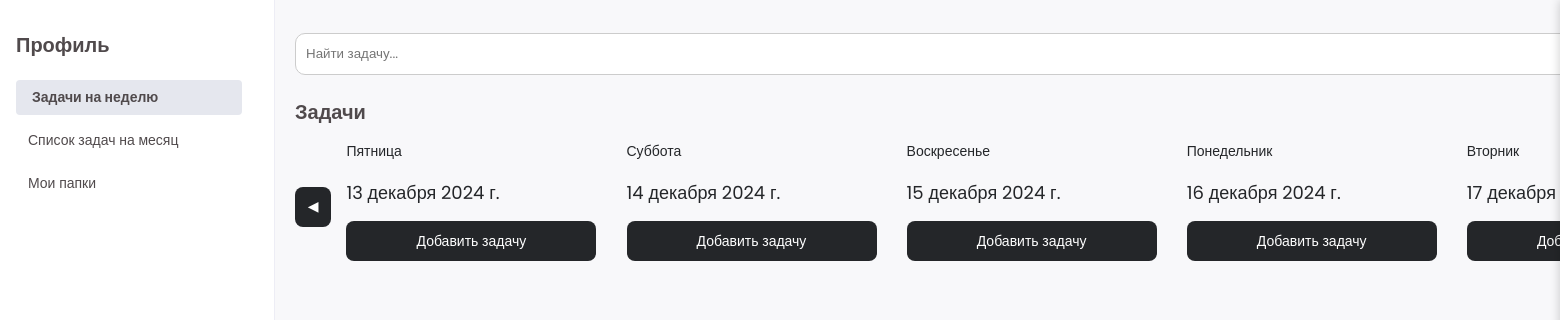
/, run on an earlier commit of the app's database.
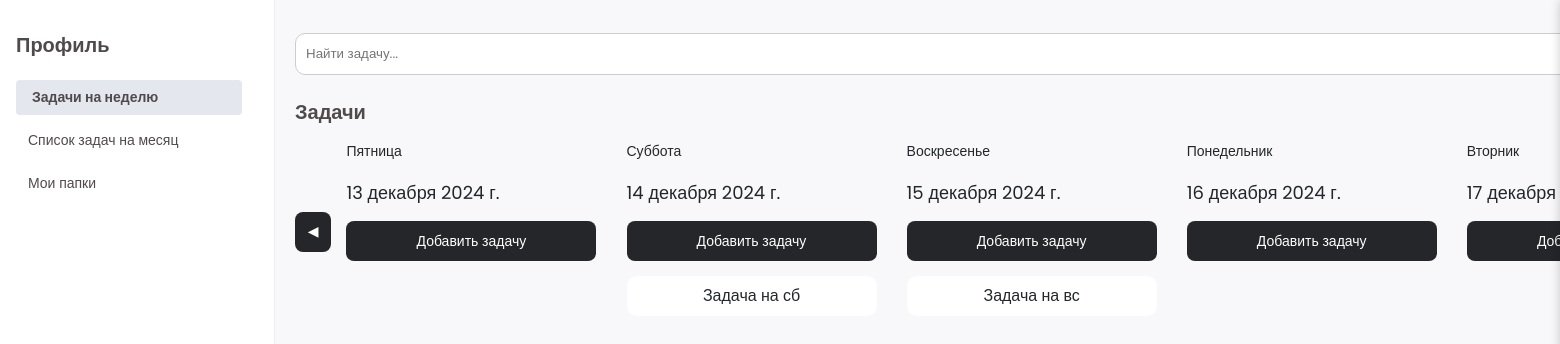
And on a later commit of the database.
### tasks/models.py (models this page shows, shortened)
class Tasks(models.Model):
    user = models.ForeignKey(User, on_delete=models.CASCADE)
    title = models.CharField(max_length=150)
    full_text = models.TextField(max_length=250)
    data_create = models.DateTimeField()
    data_add = models.DateField(default=date.today(), blank=True)
    data_complete = models.DateTimeField(null=True, blank=True)
    deadline = models.DateField()
    folder = models.ForeignKey(Folders, on_delete=models.SET_NULL, null=True, blank=True)
    priority = models.IntegerField(default=2)
    is_completed = models.BooleanField(default=False)
    subtask_one = models.CharField(max_length=100, null=True, blank=True)
    subtask_two = models.CharField(max_length=100, null=True, blank=True)
    subtask_three = models.CharField(max_length=100, null=True, blank=True)
    subtask_four = models.CharField(max_length=100, null=True, blank=True)
    class Meta:
        verbose_name = 'Задача'
        verbose_name_plural = 'Задачи'

### tasks/views.py (the view)
# urls.py: path('', views.index, name = 'home'),
def index(request):
    data_start = timezone.now()
    data_end = data_start + timedelta(days=6)
    days_translation = ['Понедельник', 'Вторник', 'Среда', 'Четверг', 'Пятница', 'Суббота', 'Воскресенье']
    tasks = Tasks.objects.filter(data_add__range=(data_start, data_end))
    date_range = OrderedDict()
    current_date = data_start.date()
    while current_date <= data_end.date():
        date_range[current_date] = {
            'weekday': days_translation[current_date.weekday()],
            'tasks': [],
        }
        current_date += timedelta(days=1)
    for task in tasks:
        task_date = task.data_add
        if task_date in date_range:
            date_range[task_date]['tasks'].append(task)
    return render(request, 'tasks/index.html', {'grouped_tasks': date_range})

### templates/tasks/index.html (shortened to what this page needs)
{% extends 'base/base.html' %}
{% load static %}
{% block styles %}
<link rel="stylesheet" href="{% static 'tasks/css/task-form.css' %}">
<link rel="stylesheet" href="{% static 'tasks/css/week.css' %}">
<link rel="stylesheet" href="{% static 'tasks/css/main.css' %}">
{% endblock %}
{% block content %}
<div class="main-area">
    <div class = "task_area">
        <div class ="search-container">
            <input type="text" placeholder="Найти задачу..." class="search-input" id="search-input">
        </div>
        <div class="week-view">
            <h1>Задачи</h1>
            <div class = "calendar-container">
                <button id="prevDays" onclick="changeDays(-7)" class="btn">&#9664;</button>
                <div class="calendar" id="calendar">
                    {% for date, info in grouped_tasks.items %}
                        <div class="day" id="day1">
                            <p class="day-name">{{info.weekday}}</p>
                            <p class="date">{{ date }}</p>
                            <button class="btn btn-add-task">Добавить задачу</button>
                            <div class="tasks-container">
                                {% for task in info.tasks %}
                                    <h2 class="my_task_area">{{ task.title }}</h2>
                                {% endfor %}
                            </div>
                        </div>
                    {% endfor %}
                </div>
            </div>
        </div>
    </div>
</div>
{% endblock %}

What changed in the data, as far as the page shows it:
added Tasks: title "Задача на сб", shown under "Суббота"
added Tasks: title "Задача на вс", shown under "Воскресенье"
